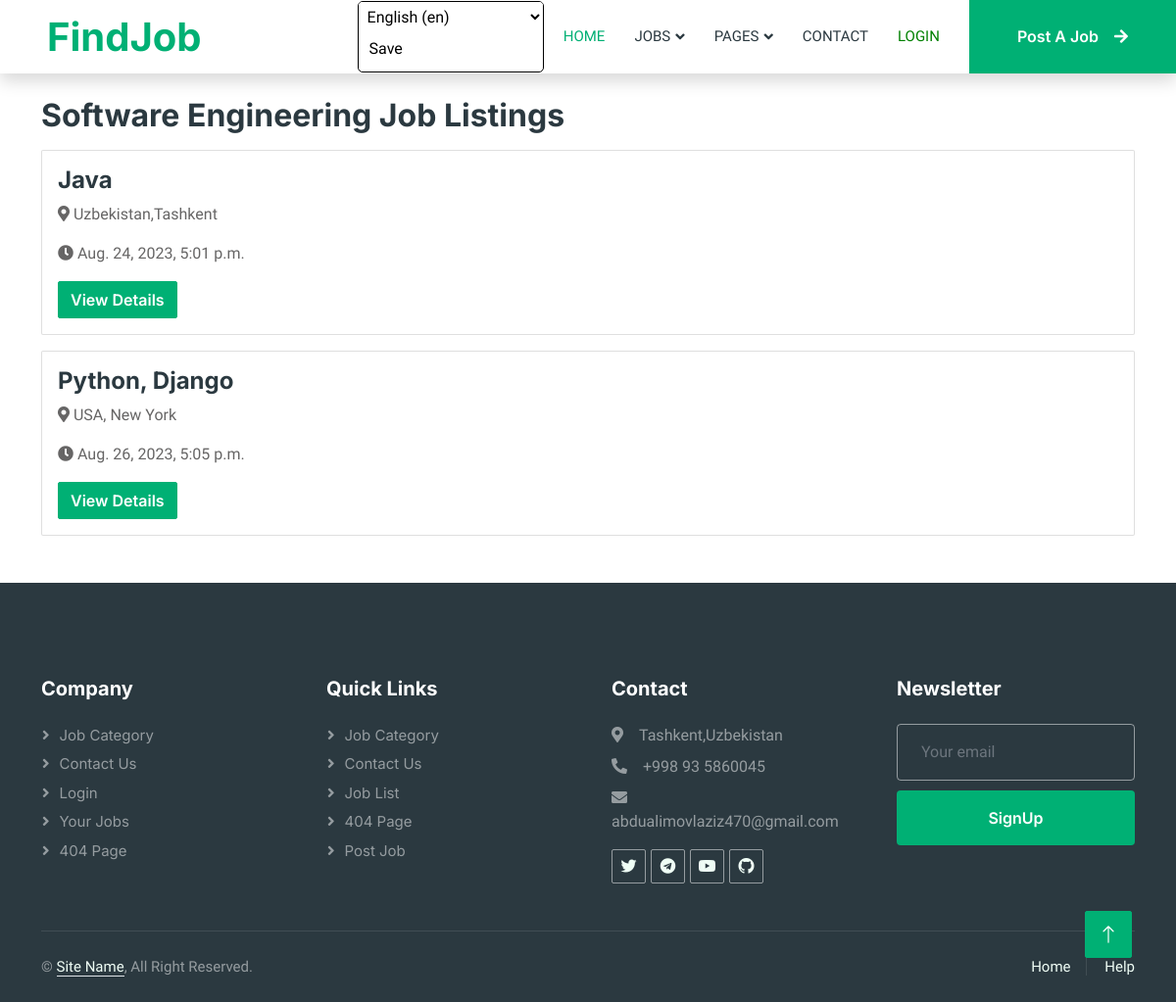
Page /software/ on the committed database.
### job_app/models.py (models this page shows, shortened)
class Job(models.Model):
    title = models.CharField(max_length=200)
    description = models.TextField()
    location = models.CharField(max_length=100)
    salary = models.CharField(max_length=155)
    category = models.ForeignKey(Category, on_delete=models.CASCADE, null=True)
    contact = models.CharField(max_length=200)
    created_at = models.DateTimeField(default=timezone.now)
    user = models.ForeignKey(User, on_delete=models.CASCADE)

### job_app/views.py (the view)
# urls.py: path("software/", SoftwareEngineeringView.as_view(), name='software'),
class SoftwareEngineeringView(ListView):
    model = Job
    template_name = 'home/software.html'
    context_object_name = 'software_job'
    def get_queryset(self):
        job = super().get_queryset().filter(category__name='Software Engineering')
        return job

### templates/home/software.html
{% extends 'home/base.html' %}
{% load static %}
{% load i18n %}
{% block content %}
    <div class="container">
        <h2 class="mt-4 mb-3">{% blocktrans %}Software Engineering Job Listings{% endblocktrans %}</h2>
        {% for software in software_job %}
            <div class="card mb-3">
                <div class="card-body">
                    <h4 class="card-title">{{ software.title }}</h4>
                    <p class="card-text"><i class="fas fa-map-marker-alt"></i> {{ software.location }}</p>
                    <p class="card-text"><i class="fas fa-clock"></i> {{ software.created_at }}</p>
                    <a href="{% url 'job_detail' software.id %}" class="btn btn-primary">{% blocktrans %}View Details{% endblocktrans %}</a>
                </div>
            </div>
        {% empty %}
            <p>{% blocktrans %}No Software Engineering job listings available.{% endblocktrans %}</p>
        {% endfor %}
    </div>
{% endblock %}

### static/css/style.css (style rules this page uses)
:root { --primary: #00B074; --secondary: #2B9BFF; --light: #EFFDF5; --dark: #2B3940; }
.btn { font-family: 'Inter', sans-serif; font-weight: 600; transition: .5s; }
.btn.btn-primary, .btn.btn-secondary { color: #FFFFFF; }

### rows in the picture
Job: title "Java", location "Uzbekistan,Tashkent", created_at "Aug. 24, 2023, 5:01 p.m."
Job: title "Python, Django", location "USA, New York", created_at "Aug. 26, 2023, 5:05 p.m."

### other values in the picture
form field language "English (en)"
